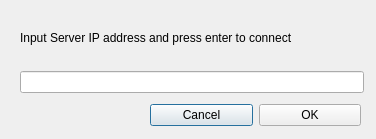
<?xml version="1.0" encoding="UTF-8"?>
<ui version="4.0">
 <class>ClientDialog</class>
 <widget class="QDialog" name="ClientDialog">
  <property name="geometry">
   <rect>
    <x>0</x>
    <y>0</y>
    <width>376</width>
    <height>139</height>
   </rect>
  </property>
  <property name="windowTitle">
   <string>Dialog</string>
  </property>
  <widget class="QWidget" name="verticalLayoutWidget">
   <property name="geometry">
    <rect>
     <x>20</x>
     <y>10</y>
     <width>344</width>
     <height>83</height>
    </rect>
   </property>
   <layout class="QVBoxLayout" name="verticalLayout">
    <item>
     <widget class="QLabel" name="label">
      <property name="text">
       <string>Input Server IP address and press enter to connect</string>
      </property>
     </widget>
    </item>
    <item>
     <widget class="QLineEdit" name="lineEdit"/>
    </item>
   </layout>
  </widget>
  <widget class="QWidget" name="horizontalLayoutWidget">
   <property name="geometry">
    <rect>
     <x>150</x>
     <y>100</y>
     <width>211</width>
     <height>31</height>
    </rect>
   </property>
   <layout class="QHBoxLayout" name="horizontalLayout">
    <item>
     <widget class="QPushButton" name="Cancel">
      <property name="enabled">
       <bool>true</bool>
      </property>
      <property name="text">
       <string>Cancel</string>
      </property>
     </widget>
    </item>
    <item>
     <widget class="QPushButton" name="OK">
      <property name="text">
       <string>OK</string>
      </property>
     </widget>
    </item>
   </layout>
  </widget>
 </widget>
 <resources/>
 <connections/>
</ui>
